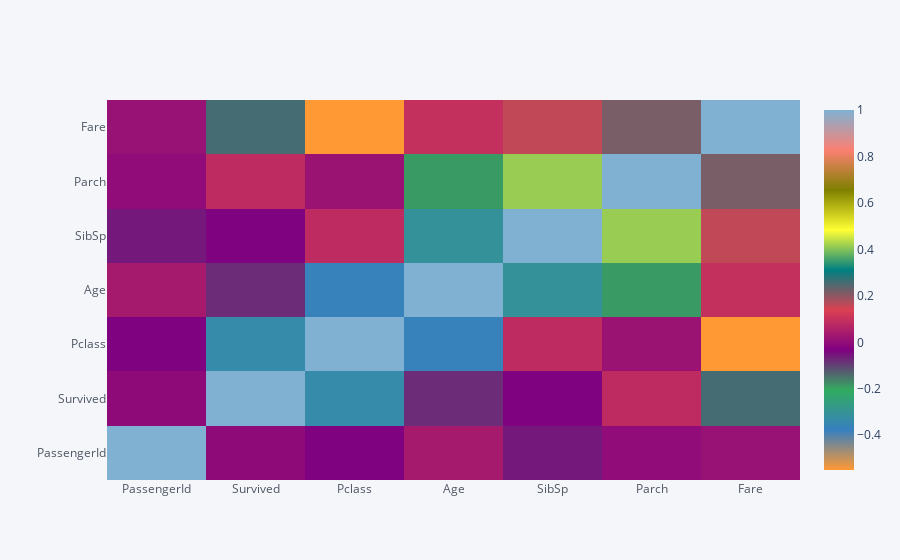

The notebook cell this image was saved under:
### Code cell
df_train.corr().iplot(kind='heatmap', color='blue')

### Figure 1 — Plotly figure (JSON) as saved in the notebook; plotly's stock layout.template omitted (floating-point values rounded to 4 significant figures)
{"data": [{"colorscale": [[0, "rgb(255, 153, 51)"], [0.1111, "rgb(55, 128, 191)"], [0.2222, "rgb(50, 171, 96)"], [0.3333, "rgb(128, 0, 128)"], [0.4444, "rgb(219, 64, 82)"], [0.5556, "rgb(0, 128, 128)"], [0.6667, "rgb(255, 255, 51)"], [0.7778, "rgb(128, 128, 0)"], [0.8889, "rgb(251, 128, 114)"], [1, "rgb(128, 177, 211)"]], "type": "heatmap", "x": ["PassengerId", "Survived", "Pclass", "Age", "SibSp", "Parch", "Fare"], "y": ["PassengerId", "Survived", "Pclass", "Age", "SibSp", "Parch", "Fare"], "z": [[1, -0.005007, -0.03514, 0.03685, -0.05753, -0.001652, 0.01266], [-0.005007, 1, -0.3385, -0.07722, -0.03532, 0.08163, 0.2573], [-0.03514, -0.3385, 1, -0.3692, 0.08308, 0.01844, -0.5495], [0.03685, -0.07722, -0.3692, 1, -0.3082, -0.1891, 0.09607], [-0.05753, -0.03532, 0.08308, -0.3082, 1, 0.4148, 0.1597], [-0.001652, 0.08163, 0.01844, -0.1891, 0.4148, 1, 0.2162], [0.01266, 0.2573, -0.5495, 0.09607, 0.1597, 0.2162, 1]], "zmax": 1, "zmin": -0.5495}], "layout": {"legend": {"bgcolor": "#F5F6F9", "font": {"color": "#4D5663"}}, "paper_bgcolor": "#F5F6F9", "plot_bgcolor": "#F5F6F9", "title": {"font": {"color": "#4D5663"}}, "xaxis": {"gridcolor": "#E1E5ED", "showgrid": true, "tickfont": {"color": "#4D5663"}, "title": {"font": {"color": "#4D5663"}, "text": ""}, "zerolinecolor": "#E1E5ED"}, "yaxis": {"gridcolor": "#E1E5ED", "showgrid": true, "tickfont": {"color": "#4D5663"}, "title": {"font": {"color": "#4D5663"}, "text": ""}, "zerolinecolor": "#E1E5ED"}}}
